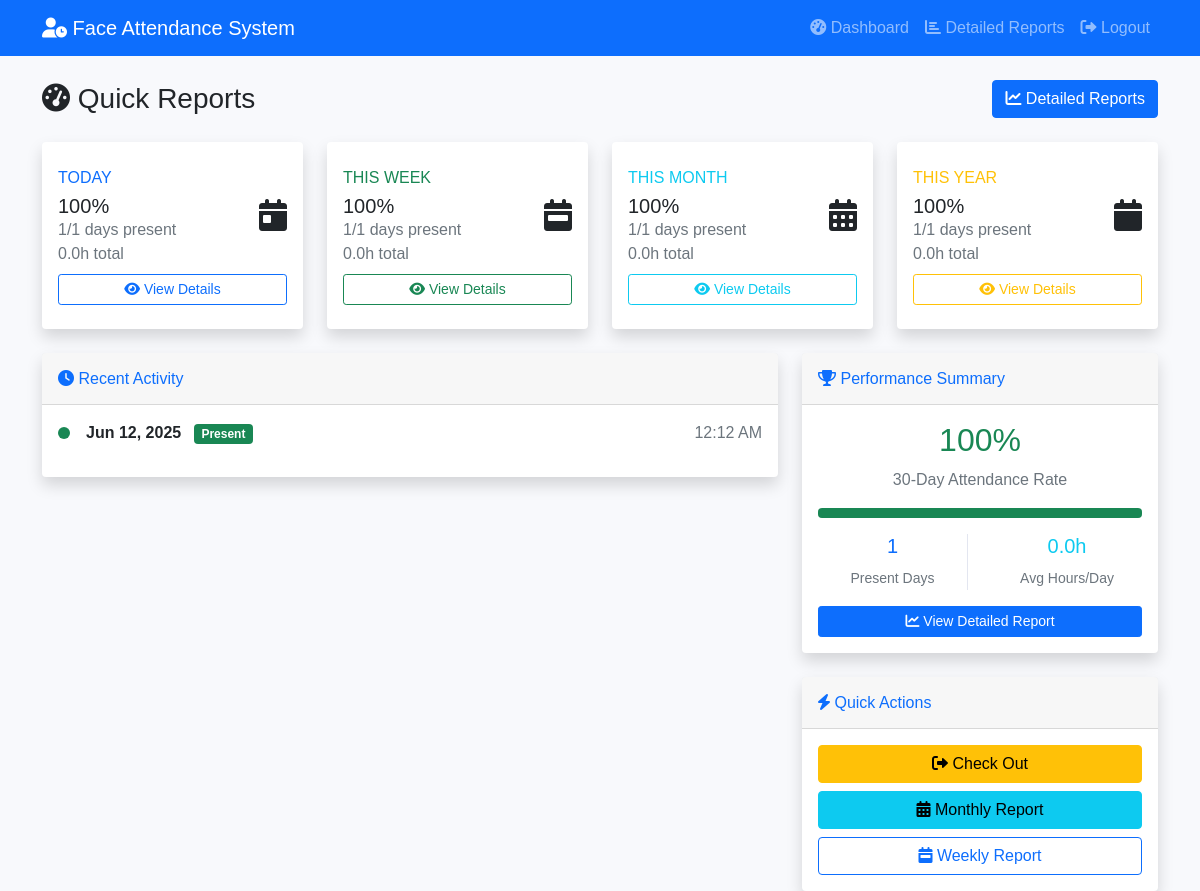
/quick_reports.php (signed in), run on the app's committed database.
### tables this page shows
CREATE TABLE `attendance` (
  `id` int(11) NOT NULL,
  `user_id` int(11) NOT NULL,
  `date` date NOT NULL,
  `check_in_time` time DEFAULT NULL,
  `check_out_time` time DEFAULT NULL,
  `status` enum('present','absent','late') DEFAULT 'present',
  `confidence_score` decimal(5,4) DEFAULT NULL,
  `ip_address` varchar(45) DEFAULT NULL,
  `created_at` timestamp NOT NULL DEFAULT current_timestamp(),
  `updated_at` timestamp NOT NULL DEFAULT current_timestamp() ON UPDATE current_timestamp(),
  `time_in` time DEFAULT NULL,
  `time_out` time DEFAULT NULL,
  `image_path` varchar(255) DEFAULT NULL,
  `notes` text DEFAULT NULL
);

### quick_reports.php (the view, shortened to what this page needs)
<?php
$db = Database::getInstance()->getConnection();
$userId = $_SESSION['user_id'];
$periods = [
    'today' => [
        'label' => 'Today',
        'start' => date('Y-m-d'),
        'end' => date('Y-m-d')
    ],
    'week' => [
        'label' => 'This Week',
        'start' => date('Y-m-d', strtotime('monday this week')),
        'end' => date('Y-m-d', strtotime('sunday this week'))
    ],
    'month' => [
        'label' => 'This Month',
        'start' => date('Y-m-01'),
        'end' => date('Y-m-t')
    ],
    'year' => [
        'label' => 'This Year',
        'start' => date('Y-01-01'),
        'end' => date('Y-12-31')
    ]
];
$stats = [];
foreach ($periods as $key => $period) {
    $stmt = $db->prepare("
        SELECT
            COUNT(*) as total_days,
            SUM(CASE WHEN status = 'present' THEN 1 ELSE 0 END) as present_days,
            SUM(CASE WHEN status = 'late' THEN 1 ELSE 0 END) as late_days,
            SUM(CASE WHEN status = 'absent' THEN 1 ELSE 0 END) as absent_days,
            SUM(CASE
                WHEN time_in IS NOT NULL AND time_out IS NOT NULL
                THEN TIME_TO_SEC(TIMEDIFF(time_out, time_in))/3600
                ELSE 0
            END) as total_hours
        FROM attendance
        WHERE user_id = ? AND date BETWEEN ? AND ?
    ");
    $stmt->execute([$userId, $period['start'], $period['end']]);
    $result = $stmt->fetch();
    $stats[$key] = array_merge($period, $result);
    $stats[$key]['attendance_rate'] = $result['total_days'] > 0 ?
        round(($result['present_days'] / $result['total_days']) * 100, 1) : 0;
}
?>
<!DOCTYPE html>
<html lang="en">
<head>
    <link href="https://cdn.jsdelivr.net/npm/bootstrap@5.1.3/dist/css/bootstrap.min.css" rel="stylesheet">
    <link href="https://cdnjs.cloudflare.com/ajax/libs/font-awesome/6.0.0/css/all.min.css" rel="stylesheet">
    <link href="assets/css/style.css" rel="stylesheet">
</head>
<body>
    <nav class="navbar navbar-expand-lg navbar-dark bg-primary">
        <div class="container">
            <a class="navbar-brand" href="dashboard.php">
                <i class="fas fa-user-clock"></i> Face Attendance System
            </a>
            <div class="navbar-nav ms-auto">
                <a class="nav-link" href="dashboard.php">
                    <i class="fas fa-tachometer-alt"></i> Dashboard
                </a>
                <a class="nav-link" href="reports.php">
                    <i class="fas fa-chart-bar"></i> Detailed Reports
                </a>
                <a class="nav-link" href="logout.php">
                    <i class="fas fa-sign-out-alt"></i> Logout
                </a>
            </div>
        </div>
    </nav>
    <div class="container mt-4">
        <div class="d-sm-flex align-items-center justify-content-between mb-4">
            <h1 class="h3 mb-0 text-gray-800">
                <i class="fas fa-tachometer-alt"></i> Quick Reports
            </h1>
            <a href="reports.php" class="btn btn-primary">
                <i class="fas fa-chart-line"></i> Detailed Reports
            </a>
        </div>
        <div class="row">
            <?php foreach ($stats as $key => $stat): ?>
            <div class="col-xl-3 col-md-6 mb-4">
                <div class="card stat-card border-left-<?= $key === 'today' ? 'primary' : ($key === 'week' ? 'success' : ($key === 'month' ? 'info' : 'warning')) ?> shadow h-100 py-2">
                    <div class="card-body">
                        <div class="row no-gutters align-items-center">
                            <div class="col mr-2">
                                <div class="text-xs font-weight-bold text-<?= $key === 'today' ? 'primary' : ($key === 'week' ? 'success' : ($key === 'month' ? 'info' : 'warning')) ?> text-uppercase mb-1">
                                    <?= $stat['label'] ?>
                                </div>
                                <div class="h5 mb-0 font-weight-bold text-gray-800">
                                    <?= $stat['attendance_rate'] ?>%
                                </div>
                                <div class="text-xs text-muted">
                                    <?= $stat['present_days'] ?>/<?= $stat['total_days'] ?> days present
                                </div>
                                <div class="text-xs text-muted">
                                    <?= number_format($stat['total_hours'], 1) ?>h total
                                </div>
                            </div>
                            <div class="col-auto">
                                <i class="fas fa-<?= $key === 'today' ? 'calendar-day' : ($key === 'week' ? 'calendar-week' : ($key === 'month' ? 'calendar-alt' : 'calendar')) ?> fa-2x text-gray-300"></i>
                            </div>
                        </div>
                        <div class="mt-2">
                            <a href="reports.php?start_date=<?= $stat['start'] ?>&end_date=<?= $stat['end'] ?>"
                               class="btn btn-sm btn-outline-<?= $key === 'today' ? 'primary' : ($key === 'week' ? 'success' : ($key === 'month' ? 'info' : 'warning')) ?> w-100">
                                <i class="fas fa-eye"></i> View Details
                            </a>
                        </div>
                    </div>
                </div>
            </div>
            <?php endforeach; ?>
        </div>
        <div class="row">
            <div class="col-lg-8">
                <div class="card shadow mb-4">
                    <div class="card-header py-3">
                        <h6 class="m-0 font-weight-bold text-primary">
                            <i class="fas fa-clock"></i> Recent Activity
                        </h6>
                    </div>
                    <div class="card-body">
                        <?php
                        $stmt = $db->prepare("
                            SELECT date, time_in, time_out, status
                            FROM attendance
                            WHERE user_id = ?
                            ORDER BY date DESC
                            LIMIT 7
                        ");
                        $stmt->execute([$userId]);
                        $recentActivity = $stmt->fetchAll();
                        ?>
                        <div class="timeline">
                            <?php foreach ($recentActivity as $activity): ?>
                            <div class="timeline-item mb-3">
                                <div class="d-flex align-items-center">
                                    <div class="timeline-marker bg-<?= $activity['status'] === 'present' ? 'success' : ($activity['status'] === 'late' ? 'warning' : 'danger') ?>"></div>
                                    <div class="timeline-content ms-3 flex-grow-1">
                                        <div class="d-flex justify-content-between align-items-center">
                                            <div>
                                                <strong><?= date('M j, Y', strtotime($activity['date'])) ?></strong>
                                                <span class="badge bg-<?= $activity['status'] === 'present' ? 'success' : ($activity['status'] === 'late' ? 'warning' : 'danger') ?> ms-2">
                                                    <?= ucfirst($activity['status']) ?>
                                                </span>
                                            </div>
                                            <div class="text-muted">
                                                <?= $activity['time_in'] ? date('h:i A', strtotime($activity['time_in'])) : '--:--' ?>
                                            </div>
                                        </div>
                                    </div>
                                </div>
                            </div>
                            <?php endforeach; ?>
                        </div>
                    </div>
                </div>
            </div>
            <div class="col-lg-4">
                <div class="card shadow mb-4">
                    <div class="card-header py-3">
                        <h6 class="m-0 font-weight-bold text-primary">
                            <i class="fas fa-trophy"></i> Performance Summary
                        </h6>
                    </div>
                    <div class="card-body">
                        <?php
                        $stmt = $db->prepare("
                            SELECT
                                COUNT(*) as total_days,
                                SUM(CASE WHEN status = 'present' THEN 1 ELSE 0 END) as present_days,
                                AVG(CASE
                                    WHEN time_in IS NOT NULL AND time_out IS NOT NULL
                                    THEN TIME_TO_SEC(TIMEDIFF(time_out, time_in))/3600
                                    ELSE NULL
                                END) as avg_hours
                            FROM attendance
                            WHERE user_id = ?
                            AND date >= DATE_SUB(CURDATE(), INTERVAL 30 DAY)
                        ");
                        $stmt->execute([$userId]);
                        $performance = $stmt->fetch();
                        $overallRate = $performance['total_days'] > 0 ?
                            round(($performance['present_days'] / $performance['total_days']) * 100, 1) : 0;
                        ?>
                        <div class="text-center mb-3">
                            <div class="h2 text-<?= $overallRate >= 90 ? 'success' : ($overallRate >= 75 ? 'warning' : 'danger') ?>">
                                <?= $overallRate ?>%
                            </div>
                            <div class="text-muted">30-Day Attendance Rate</div>
                        </div>
                        <div class="progress mb-3" style="height: 10px;">
                            <div class="progress-bar bg-<?= $overallRate >= 90 ? 'success' : ($overallRate >= 75 ? 'warning' : 'danger') ?>"
                                 style="width: <?= $overallRate ?>%"></div>
                        </div>
                        <div class="row text-center">
                            <div class="col-6">
                                <div class="border-right">
                                    <div class="h5 text-primary"><?= $performance['present_days'] ?></div>
                                    <small class="text-muted">Present Days</small>
                                </div>
                            </div>
                            <div class="col-6">
                                <div class="h5 text-info"><?= number_format($performance['avg_hours'] ?? 0, 1) ?>h</div>
                                <small class="text-muted">Avg Hours/Day</small>
                            </div>
                        </div>
                        <div class="mt-3">
                            <a href="reports.php" class="btn btn-primary btn-sm w-100">
                                <i class="fas fa-chart-line"></i> View Detailed Report
                            </a>
                        </div>
                    </div>
                </div>
                <div class="card shadow">
                    <div class="card-header py-3">
                        <h6 class="m-0 font-weight-bold text-primary">
                            <i class="fas fa-bolt"></i> Quick Actions
                        </h6>
                    </div>
                    <div class="card-body">
                        <div class="d-grid gap-2">
                            <?php
                            $stmt = $db->prepare("SELECT * FROM attendance WHERE user_id = ? AND date = CURDATE()");
                            $stmt->execute([$userId]);
                            $todayRecord = $stmt->fetch();
                            ?>
                            <?php if (!$todayRecord): ?>
                                <a href="attendance.php" class="btn btn-success">
                                    <i class="fas fa-camera"></i> Mark Attendance
                                </a>
                            <?php elseif ($todayRecord && !$todayRecord['time_out']): ?>
                                <button class="btn btn-warning" onclick="checkOut()">
                                    <i class="fas fa-sign-out-alt"></i> Check Out
                                </button>
                            <?php endif; ?>
                            <a href="reports.php?start_date=<?= date('Y-m-01') ?>&end_date=<?= date('Y-m-t') ?>"
                               class="btn btn-info">
                                <i class="fas fa-calendar-alt"></i> Monthly Report
                            </a>
                            <a href="reports.php?start_date=<?= date('Y-m-d', strtotime('monday this week')) ?>&end_date=<?= date('Y-m-d', strtotime('sunday this week')) ?>"
                               class="btn btn-outline-primary">
                                <i class="fas fa-calendar-week"></i> Weekly Report
                            </a>
                        </div>
                    </div>
                </div>
            </div>
        </div>
    </div>
</body>
</html>

### assets/css/style.css (style rules this page uses)
body { font-family: 'Nunito', sans-serif; background-color: #f8f9fc; }
.card { box-shadow: 0 0.15rem 1.75rem 0 rgba(58, 59, 69, 0.15); border: none; }
.stat-card { transition: all 0.3s ease; }
.border-right { border-right: 1px solid #e3e6f0; }
.card-body { overflow: visible; }
.badge { font-size: 0.75em; }

### quick_reports.php (style rules this page uses)
.timeline-marker { width: 12px; height: 12px; border-radius: 50%; flex-shrink: 0; }
.timeline-marker { position: relative; }

### data on the page
attendance: date "Jun 12, 2025", status "Present", time_in "12:12 AM"

### other printed values
$stat['label'] "TODAY"
$stat['attendance_rate'] "100"
$stat['present_days'] "1"
$stat['total_days'] "1"
$stat['total_hours'] "0.0"
$stat['label'] "THIS WEEK"
$stat['label'] "THIS MONTH"
$stat['label'] "THIS YEAR"
$overallRate "100"
$performance['present_days'] "1"
$performance['avg_hours'] "0.0"
